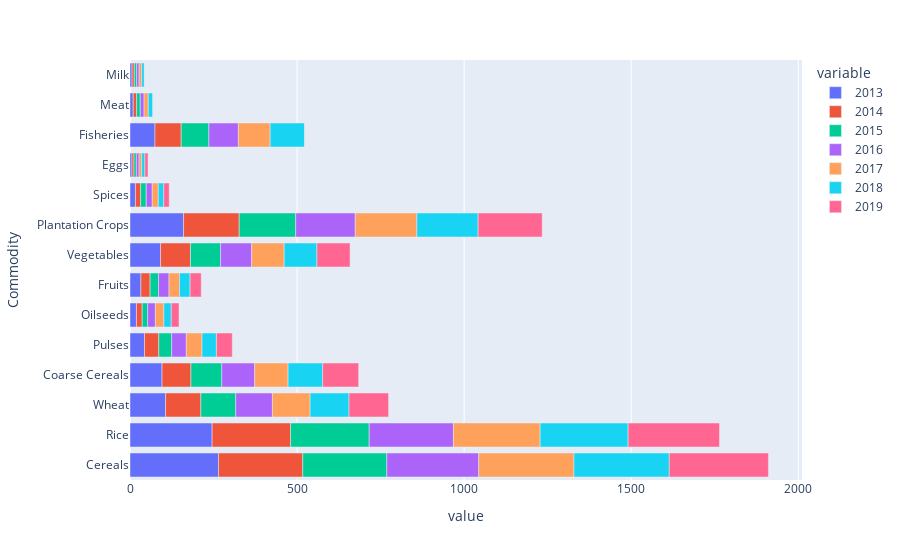

Notebook cell for this chart:
### Code cell
px.bar(food.set_index("Commodity"), x=['2013','2014','2015','2016','2017','2018','2019'])

### Figure 1 — Plotly figure (JSON) as saved in the notebook; plotly's stock layout.template omitted (floating-point values rounded to 4 significant figures)
{"data": [{"alignmentgroup": "True", "hovertemplate": "variable=2013<br>value=%{x}<br>Commodity=%{y}<extra></extra>", "legendgroup": "2013", "marker": {"color": "#636efa", "pattern": {"shape": ""}}, "name": "2013", "offsetgroup": "2013", "orientation": "h", "showlegend": true, "textposition": "auto", "type": "bar", "x": [265, 245.8, 106.6, 95.9, 43.3, 19.3, 32.7, 91.5, 160.3, 16.3, 5.9, 74.8, 9.6, 6.2], "xaxis": "x", "y": ["Cereals", "Rice", "Wheat", "Coarse Cereals", "Pulses", "Oilseeds", "Fruits", "Vegetables", "Plantation Crops", "Spices", "Eggs", "Fisheries", "Meat", "Milk"], "yaxis": "y"}, {"alignmentgroup": "True", "hovertemplate": "variable=2014<br>value=%{x}<br>Commodity=%{y}<extra></extra>", "legendgroup": "2014", "marker": {"color": "#EF553B", "pattern": {"shape": ""}}, "name": "2014", "offsetgroup": "2014", "orientation": "h", "showlegend": true, "textposition": "auto", "type": "bar", "x": [252, 234.9, 105.5, 86.5, 42.9, 17.2, 27.5, 89.5, 166.6, 15.6, 6.1, 78.5, 10.3, 6.7], "xaxis": "x", "y": ["Cereals", "Rice", "Wheat", "Coarse Cereals", "Pulses", "Oilseeds", "Fruits", "Vegetables", "Plantation Crops", "Spices", "Eggs", "Fisheries", "Meat", "Milk"], "yaxis": "y"}, {"alignmentgroup": "True", "hovertemplate": "variable=2015<br>value=%{x}<br>Commodity=%{y}<extra></extra>", "legendgroup": "2015", "marker": {"color": "#00cc96", "pattern": {"shape": ""}}, "name": "2015", "offsetgroup": "2015", "orientation": "h", "showlegend": true, "textposition": "auto", "type": "bar", "x": [251.6, 235.2, 104.4, 92.3, 38.5, 16.4, 25.3, 90.2, 169.1, 16.7, 7, 82.9, 10.8, 7], "xaxis": "x", "y": ["Cereals", "Rice", "Wheat", "Coarse Cereals", "Pulses", "Oilseeds", "Fruits", "Vegetables", "Plantation Crops", "Spices", "Eggs", "Fisheries", "Meat", "Milk"], "yaxis": "y"}, {"alignmentgroup": "True", "hovertemplate": "variable=2016<br>value=%{x}<br>Commodity=%{y}<extra></extra>", "legendgroup": "2016", "marker": {"color": "#ab63fa", "pattern": {"shape": ""}}, "name": "2016", "offsetgroup": "2016", "orientation": "h", "showlegend": true, "textposition": "auto", "type": "bar", "x": [275.1, 252, 109.7, 98.5, 43.8, 23.1, 31.3, 92.9, 178.2, 18, 8.1, 88.1, 11.4, 7.4], "xaxis": "x", "y": ["Cereals", "Rice", "Wheat", "Coarse Cereals", "Pulses", "Oilseeds", "Fruits", "Vegetables", "Plantation Crops", "Spices", "Eggs", "Fisheries", "Meat", "Milk"], "yaxis": "y"}, {"alignmentgroup": "True", "hovertemplate": "variable=2017<br>value=%{x}<br>Commodity=%{y}<extra></extra>", "legendgroup": "2017", "marker": {"color": "#FFA15A", "pattern": {"shape": ""}}, "name": "2017", "offsetgroup": "2017", "orientation": "h", "showlegend": true, "textposition": "auto", "type": "bar", "x": [285, 259.6, 112.8, 99.9, 47, 25.4, 31.5, 97.4, 184.4, 18.1, 8.1, 95.2, 12.6, 7.7], "xaxis": "x", "y": ["Cereals", "Rice", "Wheat", "Coarse Cereals", "Pulses", "Oilseeds", "Fruits", "Vegetables", "Plantation Crops", "Spices", "Eggs", "Fisheries", "Meat", "Milk"], "yaxis": "y"}, {"alignmentgroup": "True", "hovertemplate": "variable=2018<br>value=%{x}<br>Commodity=%{y}<extra></extra>", "legendgroup": "2018", "marker": {"color": "#19d3f3", "pattern": {"shape": ""}}, "name": "2018", "offsetgroup": "2018", "orientation": "h", "showlegend": true, "textposition": "auto", "type": "bar", "x": [285.2, 263.2, 116.5, 103.6, 43.1, 22.1, 31.5, 98, 183.2, 16.4, 9.4, 103.3, 13.8, 8.1], "xaxis": "x", "y": ["Cereals", "Rice", "Wheat", "Coarse Cereals", "Pulses", "Oilseeds", "Fruits", "Vegetables", "Plantation Crops", "Spices", "Eggs", "Fisheries", "Meat", "Milk"], "yaxis": "y"}, {"alignmentgroup": "True", "hovertemplate": "variable=2019<br>value=%{x}<br>Commodity=%{y}<extra></extra>", "legendgroup": "2019", "marker": {"color": "#FF6692", "pattern": {"shape": ""}}, "name": "2019", "offsetgroup": "2019", "orientation": "h", "showlegend": true, "textposition": "auto", "type": "bar", "x": [296.7, 273.5, 118.4, 107.6, 47.5, 23.2, 33.4, 99.1, 191.8, 16.3, 9.4, 0, 0, 0], "xaxis": "x", "y": ["Cereals", "Rice", "Wheat", "Coarse Cereals", "Pulses", "Oilseeds", "Fruits", "Vegetables", "Plantation Crops", "Spices", "Eggs", "Fisheries", "Meat", "Milk"], "yaxis": "y"}], "layout": {"barmode": "relative", "legend": {"title": {"text": "variable"}, "tracegroupgap": 0}, "margin": {"t": 60}, "xaxis": {"anchor": "y", "domain": [0, 1], "title": {"text": "value"}}, "yaxis": {"anchor": "x", "domain": [0, 1], "title": {"text": "Commodity"}}}}
